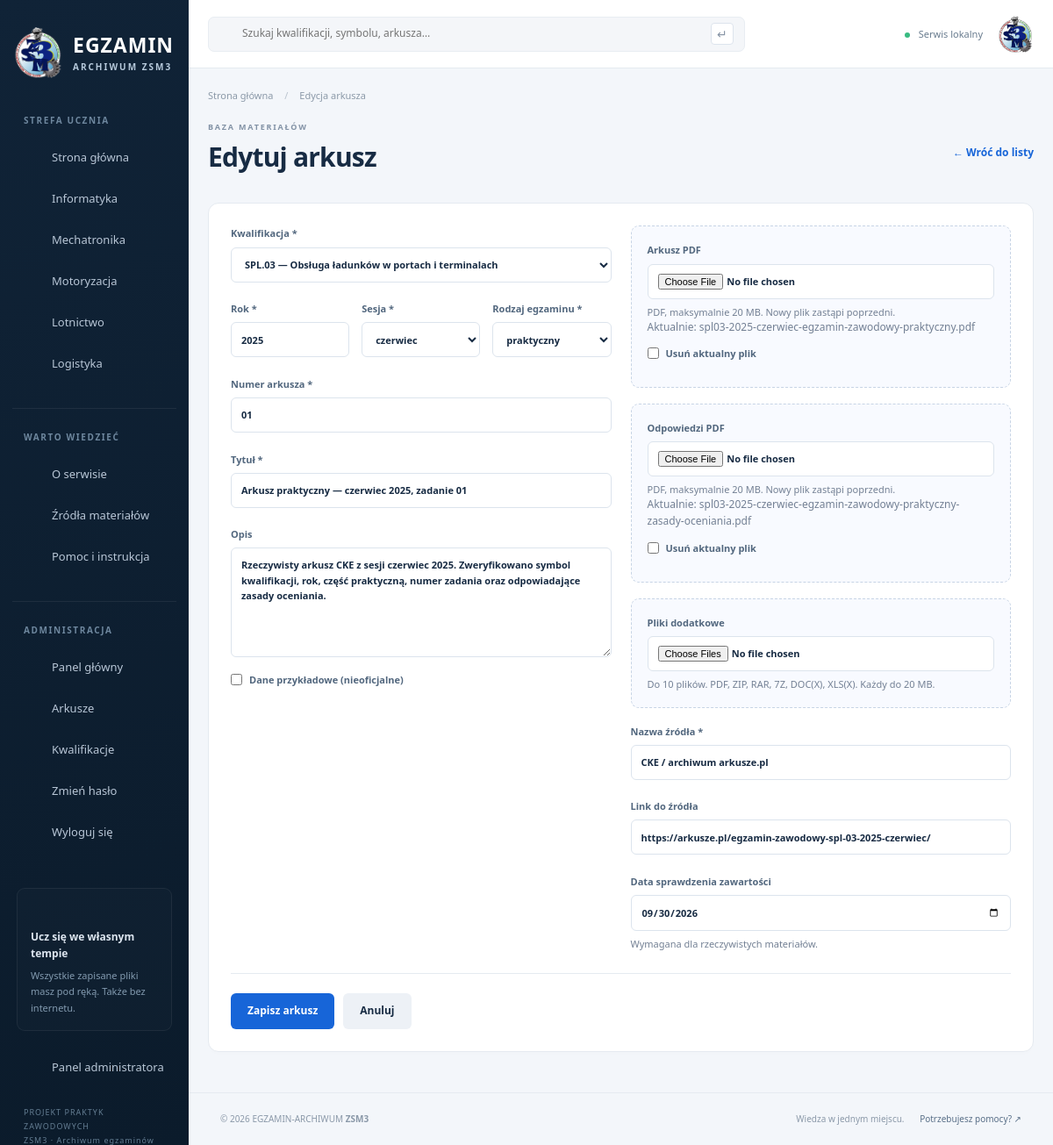
/admin/exam_edit.php?id=30 (signed in), run on the app's committed database.
### tables this page shows
CREATE TABLE areas (
 id INT UNSIGNED AUTO_INCREMENT PRIMARY KEY,
 name VARCHAR(100) NOT NULL,
 slug VARCHAR(100) NOT NULL UNIQUE,
 icon VARCHAR(30) NOT NULL,
 color CHAR(7) NOT NULL
);

CREATE TABLE exams (
 id INT UNSIGNED AUTO_INCREMENT PRIMARY KEY,
 qualification_id INT UNSIGNED NOT NULL,
 year SMALLINT UNSIGNED NOT NULL,
 session ENUM('styczeń','czerwiec','lipiec') NOT NULL,
 exam_type ENUM('teoretyczny','praktyczny') NOT NULL,
 exam_number VARCHAR(20) NOT NULL,
 title VARCHAR(255) NOT NULL,
 description TEXT NOT NULL,
 pdf_path VARCHAR(500) NULL,
 answers_path VARCHAR(500) NULL,
 source_url VARCHAR(1000) NOT NULL DEFAULT '',
 source_name VARCHAR(150) NOT NULL,
 verified_at DATE NULL,
 is_sample BOOLEAN NOT NULL DEFAULT 0,
 created_at TIMESTAMP NOT NULL DEFAULT CURRENT_TIMESTAMP,
 CONSTRAINT fk_exam_qualification FOREIGN KEY (qualification_id) REFERENCES qualifications(id) ON DELETE RESTRICT,
 CONSTRAINT chk_exam_year CHECK (year BETWEEN 2000 AND 2100),
 CONSTRAINT chk_exam_sample CHECK (is_sample IN (0,1)),
 UNIQUE KEY uq_exam (qualification_id,year,session,exam_type,exam_number),
 INDEX idx_exam_filters (year,session,exam_type),
 INDEX idx_exam_created (created_at)
);

### admin/exam_edit.php (called while the page is built, shortened)
<?php
$examId = input_id('id');
require __DIR__ . '/exam_form.php';

### admin/exam_form.php (the view, shortened to what this page needs)
<?php
$existing = $examId ? query('SELECT * FROM exams WHERE id=?',[$examId])->fetch_assoc() : null;
$data = $existing ?: ['qualification_id'=>'','year'=>date('Y'),'session'=>'czerwiec','exam_type'=>'praktyczny','exam_number'=>'01','title'=>'','description'=>'','source_name'=>'','source_url'=>'','verified_at'=>'','is_sample'=>0,'pdf_path'=>null,'answers_path'=>null];
$error='';
 require ROOT . '/includes/header.php';
?><div class="section-heading">
<div>
<span class="eyebrow dark">BAZA MATERIAŁÓW</span>
<h1><?= $existing?'Edytuj arkusz':'Dodaj nowy arkusz egzaminacyjny' ?></h1>
</div>
<a class="text-link" href="<?= e(url('admin/exams.php')) ?>">← Wróć do listy</a>
</div>
<section class="panel"><?php if($error): ?><div class="notice error" role="alert"><?= e($error) ?> Jeśli wybierano pliki, wybierz je ponownie.</div><?php endif;
 ?><form method="post" enctype="multipart/form-data"><?= csrf() ?><input type="hidden" name="MAX_FILE_SIZE" value="20971520">
<div class="form-grid">
<div>
<label>Kwalifikacja *<select name="qualification_id" required>
<option value="">Wybierz kwalifikację</option><?php foreach(qualifications() as $q): ?><option value="<?= $q['id'] ?>"<?= selected($data['qualification_id'],$q['id']) ?>><?= e($q['symbol'].' — '.$q['name']) ?></option><?php endforeach;
 ?></select>
</label>
<br>
<div class="form-row">
<label>Rok *<input type="number" name="year" min="2000" max="2100" value="<?= e($data['year']) ?>" required>
</label>
<label>Sesja *<select name="session"><?php foreach(['styczeń','czerwiec','lipiec'] as $s): ?><option<?= selected($data['session'],$s) ?>><?= $s ?></option><?php endforeach;
 ?></select>
</label>
<label>Rodzaj egzaminu *<select name="exam_type"><?php foreach(['teoretyczny','praktyczny'] as $s): ?><option<?= selected($data['exam_type'],$s) ?>><?= $s ?></option><?php endforeach;
 ?></select>
</label>
</div>
<br>
<label>Numer arkusza *<input name="exam_number" value="<?= e($data['exam_number']) ?>" maxlength="20" required>
</label>
<br>
<label>Tytuł *<input name="title" value="<?= e($data['title']) ?>" maxlength="255" required>
</label>
<br>
<label>Opis<textarea name="description" maxlength="10000"><?= e($data['description']) ?></textarea>
</label>
<label class="check">
<input type="checkbox" name="is_sample" value="1"<?= $data['is_sample']?' checked':'' ?>> Dane przykładowe (nieoficjalne)</label>
</div>
<div><?php foreach(['pdf'=>['Arkusz PDF','pdf_path'],'answers'=>['Odpowiedzi PDF','answers_path']] as $name=>[$label,$field]): ?><div class="upload-box">
<label><?= $label ?><input type="file" name="<?= $name ?>" accept=".pdf,application/pdf">
<span class="field-note">PDF, maksymalnie 20 MB. Nowy plik zastąpi poprzedni.</span>
</label><?php if($data[$field]): ?><p class="small">Aktualnie: <?= e(basename($data[$field])) ?></p>
<label class="check">
<input type="checkbox" name="remove_<?= $name ?>" value="1">Usuń aktualny plik</label><?php endif;
 ?></div><?php endforeach;
 ?><div class="upload-box">
<label>Pliki dodatkowe<input type="file" name="additional[]" multiple accept=".pdf,.zip,.rar,.7z,.doc,.docx,.xls,.xlsx">
<span class="field-note">Do 10 plików. PDF, ZIP, RAR, 7Z, DOC(X), XLS(X). Każdy do 20 MB.</span>
</label><?php if($existing): foreach(query('SELECT * FROM exam_files WHERE exam_id=?',[$existing['id']])->fetch_all(MYSQLI_ASSOC) as $file): ?><label class="check">
<input type="checkbox" name="remove_files[]" value="<?= $file['id'] ?>"> Usuń: <?= e($file['file_name']) ?></label><?php endforeach;
 endif;
 ?></div>
<label>Nazwa źródła *<input name="source_name" maxlength="150" value="<?= e($data['source_name']) ?>" placeholder="np. CKE" required>
</label>
<br>
<label>Link do źródła<input type="url" name="source_url" maxlength="1000" value="<?= e($data['source_url']) ?>" placeholder="https://…">
</label>
<br>
<label>Data sprawdzenia zawartości<input type="date" name="verified_at" value="<?= e($data['verified_at']) ?>" max="<?= date('Y-m-d') ?>">
<span class="field-note">Wymagana dla rzeczywistych materiałów.</span>
</label>
</div>
</div>
<div class="form-actions">
<button class="button">Zapisz arkusz</button>
<a class="button secondary" href="<?= e(url('admin/exams.php')) ?>">Anuluj</a>
</div>
</form>
</section><?php require ROOT . '/includes/footer.php';
 ?>

### includes/sidebar.php (shortened to what this page needs)
<?php
$informationPages = [
    ['file' => 'about', 'icon' => 'info', 'label' => 'O serwisie'],
    ['file' => 'sources', 'icon' => 'book', 'label' => 'Źródła materiałów'],
    ['file' => 'help', 'icon' => 'shield', 'label' => 'Pomoc i instrukcja'],
];
$adminPages = [
    ['file' => 'index', 'label' => 'Panel główny'],
    ['file' => 'exams', 'label' => 'Arkusze'],
    ['file' => 'qualifications', 'label' => 'Kwalifikacje'],
    ['file' => 'password', 'label' => 'Zmień hasło'],
];
$adminIsLoggedIn = $adminPage && isset($_SESSION['admin_id']);
?>
<aside class="sidebar" id="sidebar">
    <a class="brand" href="<?= e(url()) ?>">
        <img class="brand-logo" src="<?= e(url('assets/img/zsm3.png')) ?>" alt="Emblemat ZSM3 w Krakowie" width="58" height="58">
        <span>
            EGZAMIN
            <span class="brand-sub">ARCHIWUM ZSM3</span>
        </span>
    </a>
    <div class="sidebar-caption">STREFA UCZNIA</div>
    <nav aria-label="Nawigacja główna">
        <?php
        $homeClass = '';
        ?>
        <a class="nav-link <?= $homeClass ?>" href="<?= e(url()) ?>">
            <?= icon('home') ?>
            Strona główna
        </a>
        <?php foreach ($allAreas as $navigationArea): ?>
            <?php
            $areaClass = '';
            $shortAreaName = explode(' i ', $navigationArea['name'])[0];
            $areaUrl = url('serwis/area.php?id=' . $navigationArea['id']);
            ?>
            <a class="nav-link <?= $areaClass ?>" href="<?= e($areaUrl) ?>">
                <?= icon($navigationArea['icon']) ?>
                <?= e($shortAreaName) ?>
            </a>
        <?php endforeach; ?>
    </nav>
    <div class="sidebar-caption divider">WARTO WIEDZIEĆ</div>
    <nav aria-label="Informacje">
        <?php foreach ($informationPages as $informationPage): ?>
            <?php
            $informationPageFile = $informationPage['file'] . '.php';
            $informationClass = '';
            $informationUrl = url('serwis/' . $informationPageFile);
            ?>
            <a class="nav-link <?= $informationClass ?>" href="<?= e($informationUrl) ?>">
                <?= icon($informationPage['icon']) ?>
                <?= e($informationPage['label']) ?>
            </a>
        <?php endforeach; ?>
    </nav>
    <?php if ($adminIsLoggedIn): ?>
        <div class="sidebar-caption divider">ADMINISTRACJA</div>
        <nav aria-label="Administracja">
            <?php foreach ($adminPages as $adminNavigationPage): ?>
                <?php $adminUrl = url('admin/' . $adminNavigationPage['file'] . '.php'); ?>
                <a class="nav-link" href="<?= e($adminUrl) ?>">
                    <?= icon('grid') ?>
                    <?= e($adminNavigationPage['label']) ?>
                </a>
            <?php endforeach; ?>
            <form action="<?= e(url('admin/logout.php')) ?>" method="post">
                <button class="nav-link">
                    <?= icon('arrow') ?>
                    Wyloguj się
                </button>
            </form>
        </nav>
    <?php endif; ?>
    <div class="sidebar-bottom">
        <div class="offline-card">
            <?= icon('shield') ?>
            <strong>Ucz się we własnym tempie</strong>
            <p>Wszystkie zapisane pliki masz pod ręką. Także bez internetu.</p>
        </div>
        <a class="nav-link" href="<?= e(url('admin/')) ?>">
            <?= icon('gear') ?>
            Panel administratora
        </a>
        <small>PROJEKT PRAKTYK ZAWODOWYCH<br>ZSM3 · Archiwum egzaminów</small>
    </div>
</aside>

### includes/functions.php (shortened to what this page needs)
<?php
function e($value) {
    return htmlspecialchars((string)($value ?? ''), ENT_QUOTES | ENT_SUBSTITUTE, 'UTF-8');
}
function input($key, $data = null) {
    if ($data === null) {
        $data = $_GET;
    }
    if (!isset($data[$key]) || !is_string($data[$key])) {
        return '';
    }
    return trim($data[$key]);
}
function input_id($key, $data = null) {
    $value = input($key, $data);
    return (int)$value;
}
function url($path = '') {
    $script = '/index.php';
    if (isset($_SERVER['SCRIPT_NAME'])) {
        $script = str_replace('\\', '/', $_SERVER['SCRIPT_NAME']);
    }
    $base = dirname($script);
    if (in_array(basename($base), ['serwis', 'admin'])) {
        $base = dirname($base);
    }
    return rtrim($base, '/.') . '/' . ltrim($path, '/');
}
function db() {
    static $conn;
    if (!$conn) {
        $c = require ROOT . '/config/database.php';
        $conn = new mysqli($c['host'], $c['user'], $c['password'], $c['name'], $c['port']);
        $conn->set_charset('utf8mb4');
    }
    return $conn;
}
function query($sql, $params = []) {
    $statement = db()->prepare($sql);
    if ($params) {
        $types = '';
        foreach ($params as $value) {
            if (is_int($value)) {
                $types .= 'i';
            } elseif (is_float($value)) {
                $types .= 'd';
            } else {
                $types .= 's';
            }
        }
        $statement->bind_param($types, ...$params);
    }
    $statement->execute();
    $result = $statement->get_result();
    return $result === false ? true : $result;
}
function areas() {
    $sql = 'SELECT a.*, COUNT(q.id) AS total
            FROM areas a
            LEFT JOIN qualifications q ON q.area_id = a.id
            GROUP BY a.id
            ORDER BY a.id';
    return query($sql)->fetch_all(MYSQLI_ASSOC);
}
function qualifications() {
    $sql = 'SELECT * FROM qualifications ORDER BY symbol';
    return query($sql)->fetch_all(MYSQLI_ASSOC);
}
function icon($name, $class = '') {
    $paths = [
        'cap'=>'<path d="m2 9 10-5 10 5-10 5L2 9Zm4 3v6c4 3 8 3 12 0v-6M2 9v8"/>',
        'home'=>'<path d="m3 10 9-7 9 7M5 9v12h5v-7h4v7h5V9"/>',
        'monitor'=>'<rect x="3" y="3" width="18" height="13" rx="2"/><path d="M8 21h8m-4-5v5"/>',
        'gear'=>'<path d="m9 3-1 3-3 1-2 3 2 2-1 3 3 2 2 4h5l1-3 3-1 3-4-2-2 1-3-3-2-2-3H9Z"/><circle cx="12" cy="12" r="3"/>',
        'car'=>'<path d="m5 8 2-5h10l2 5M3 9h18v9H3V9Zm2 9v3m14-3v3M6 13h2m8 0h2"/>',
        'plane'=>'<path d="m12 2 2 8 8 5v2l-8-2v5l3 2H7l3-2v-5l-8 2v-2l8-5 2-8Z"/>',
        'ship'=>'<path d="M8 10V5h8v5m-4-5V2M3 12l9-3 9 3-4 7H7l-4-7Zm-1 9c2 2 4 0 6 0s2 2 4 0 4 0 6 0 2 2 4 0"/>',
        'search'=>'<circle cx="10" cy="10" r="6"/><path d="m15 15 6 6"/>',
        'file'=>'<path d="M5 2h9l5 5v15H5V2Zm9 0v6h5M8 12h8m-8 4h6"/>',
        'download'=>'<path d="M12 3v12m-5-5 5 5 5-5M3 15v6h18v-6"/>',
        'arrow'=>'<path d="M4 12h16m-6-6 6 6-6 6"/>',
        'info'=>'<circle cx="12" cy="12" r="9"/><path d="M12 11v6m0-10v1"/>',
        'book'=>'<path d="M12 5C8 2 4 3 2 4v16c4-2 7-1 10 1 3-2 6-3 10-1V4c-4-2-7-1-10 1Zm0 0v16"/>',
        'shield'=>'<path d="m12 2 9 4v6c0 5-5 8-9 10-4-2-9-5-9-10V6l9-4Zm-5 9 3 3 7-7"/>',
        'menu'=>'<path d="M3 5h18M3 12h18M3 19h18"/>',
        'grid'=>'<path d="M3 3h7v7H3Zm11 0h7v7h-7ZM3 14h7v7H3Zm11 0h7v7h-7Z"/>',
    ];
    return '<svg class="icon ' . e($class) . '" viewBox="0 0 24 24" fill="none" stroke="currentColor" stroke-width="1.7" stroke-linecap="round" stroke-linejoin="round" aria-hidden="true">' . ($paths[$name] ?? $paths['file']) . '</svg>';
}
function selected($currentValue, $optionValue) {
    if ((string)$currentValue === (string)$optionValue) {
        return ' selected';
    }
    return '';
}

### data on the page
areas: name "Informatyka"
areas: name "Mechatronika"
areas: name "Motoryzacja"
areas: name "Lotnictwo"
areas: name "Logistyka"
exams: year "2025", exam_number "01", title "Arkusz praktyczny — czerwiec 2025, zadanie 01", description "Rzeczywisty arkusz CKE z sesji czerwiec 2025. Zweryfikowano symbol kwalifikacji, rok, część praktyczną, numer zadania oraz odpowiadające zasady oceniania.", pdf_path "spl03-2025-czerwiec-egzamin-zawodowy-praktyczny.pdf", answers_path "spl03-2025-czerwiec-egzamin-zawodowy-praktyczny-zasady-oceniania.pdf", source_name "CKE / archiwum arkusze.pl", source_url "https://arkusze.pl/egzamin-zawodowy-spl-03-2025-czerwiec/", verified_at "09/30/2026"

### other printed values
$informationPage['label'] "O serwisie"
$informationPage['label'] "Źródła materiałów"
$informationPage['label'] "Pomoc i instrukcja"
$adminNavigationPage['label'] "Panel główny"
$adminNavigationPage['label'] "Arkusze"
$adminNavigationPage['label'] "Kwalifikacje"
$adminNavigationPage['label'] "Zmień hasło"
$title "Edycja arkusza"
$label "Arkusz PDF"
$label "Odpowiedzi PDF"
form field qualification_id "SPL.03 — Obsługa ładunków w portach i terminalach"
form field session "czerwiec"
form field exam_type "praktyczny"
